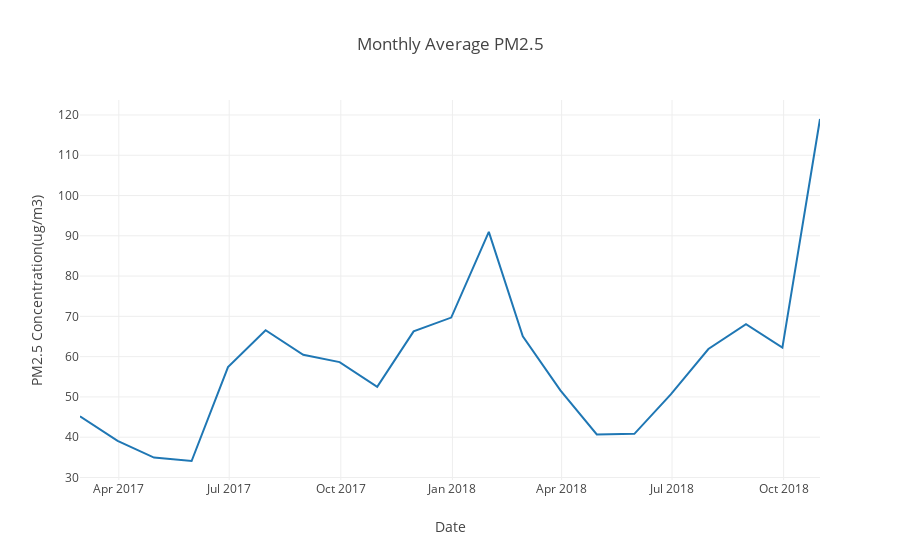

This figure's notebook cell:
### Code cell
monthly_pm25_trend = go.Scatter(x=monthly_average_airquality_data_concentrations.index,
                         y = monthly_average_airquality_data_concentrations['PM2.5(Ug/m3)'].values,
                         #mode='lines+markers',
                        #marker = dict(color=list(map(SetColor, average_monthly_pm25)), size = 17),
                 ) 

layout = go.Layout(title='Monthly Average PM2.5 ', xaxis=dict(title='Date'),
                   yaxis=dict(title='PM2.5 Concentration(ug/m3)'))

fig = go.Figure(data=[monthly_pm25_trend], layout=layout)
iplot(fig)
pio.write_image(fig, os.path.join(filepath , 'monthly_average_pm25_concentration_trend.png'))

### Figure 1 — Plotly figure (JSON) as saved in the notebook; plotly's stock layout.template omitted (floating-point values rounded to 4 significant figures)
{"data": [{"type": "scatter", "uid": "8dc48808-eb6c-48f6-ab49-9ed6be1dcbc2", "x": ["2017-02-28", "2017-03-31", "2017-04-30", "2017-05-31", "2017-06-30", "2017-07-31", "2017-08-31", "2017-09-30", "2017-10-31", "2017-11-30", "2017-12-31", "2018-01-31", "2018-02-28", "2018-03-31", "2018-04-30", "2018-05-31", "2018-06-30", "2018-07-31", "2018-08-31", "2018-09-30", "2018-10-31"], "y": [45.2, 39.09, 34.93, 34.09, 57.4, 66.56, 60.46, 58.64, 52.49, 66.26, 69.7, 90.99, 65.03, 51.61, 40.67, 40.83, 50.64, 61.9, 68.04, 62.25, 119]}], "layout": {"title": {"text": "Monthly Average PM2.5 "}, "xaxis": {"title": {"text": "Date"}}, "yaxis": {"title": {"text": "PM2.5 Concentration(ug/m3)"}}}}
